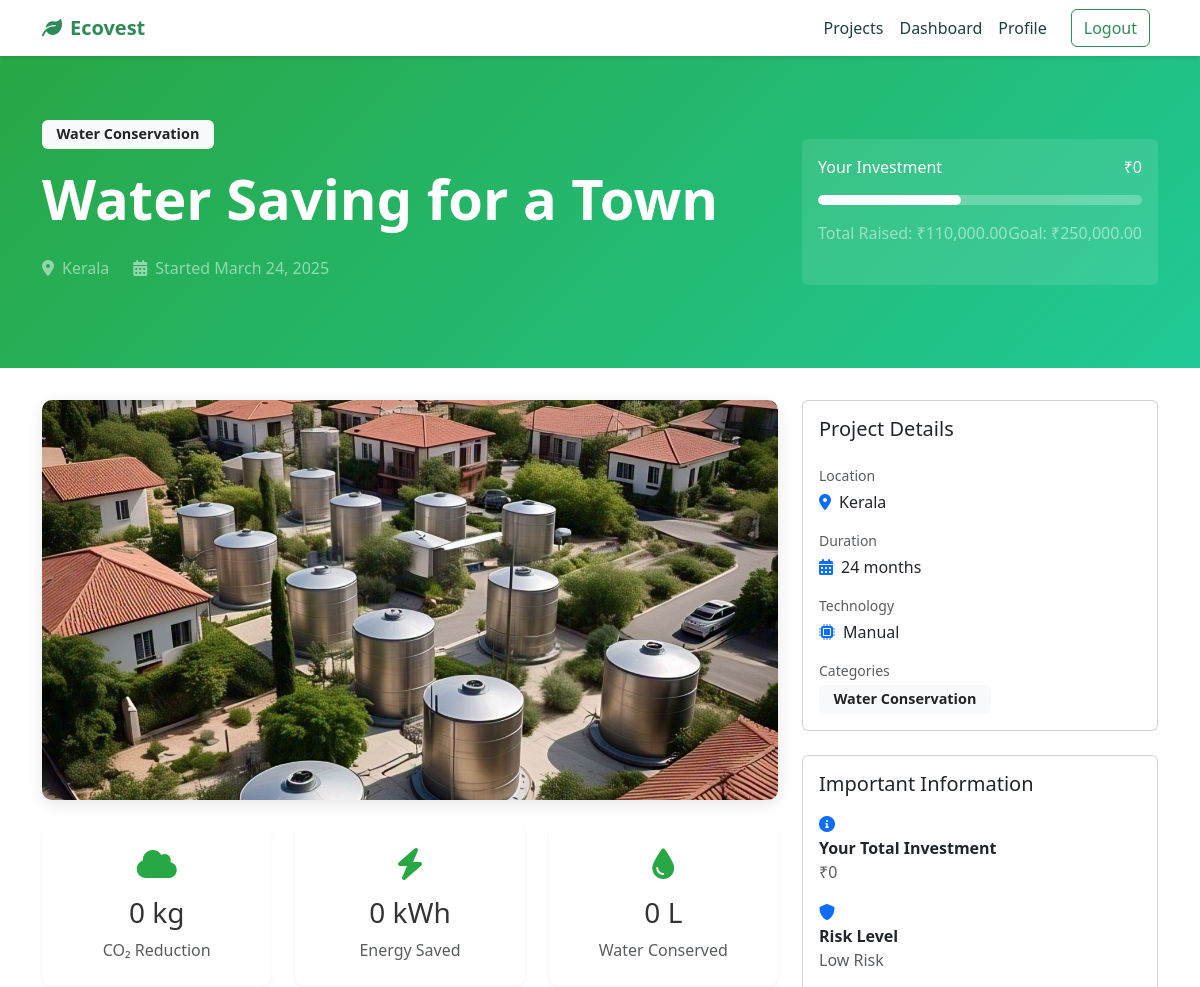
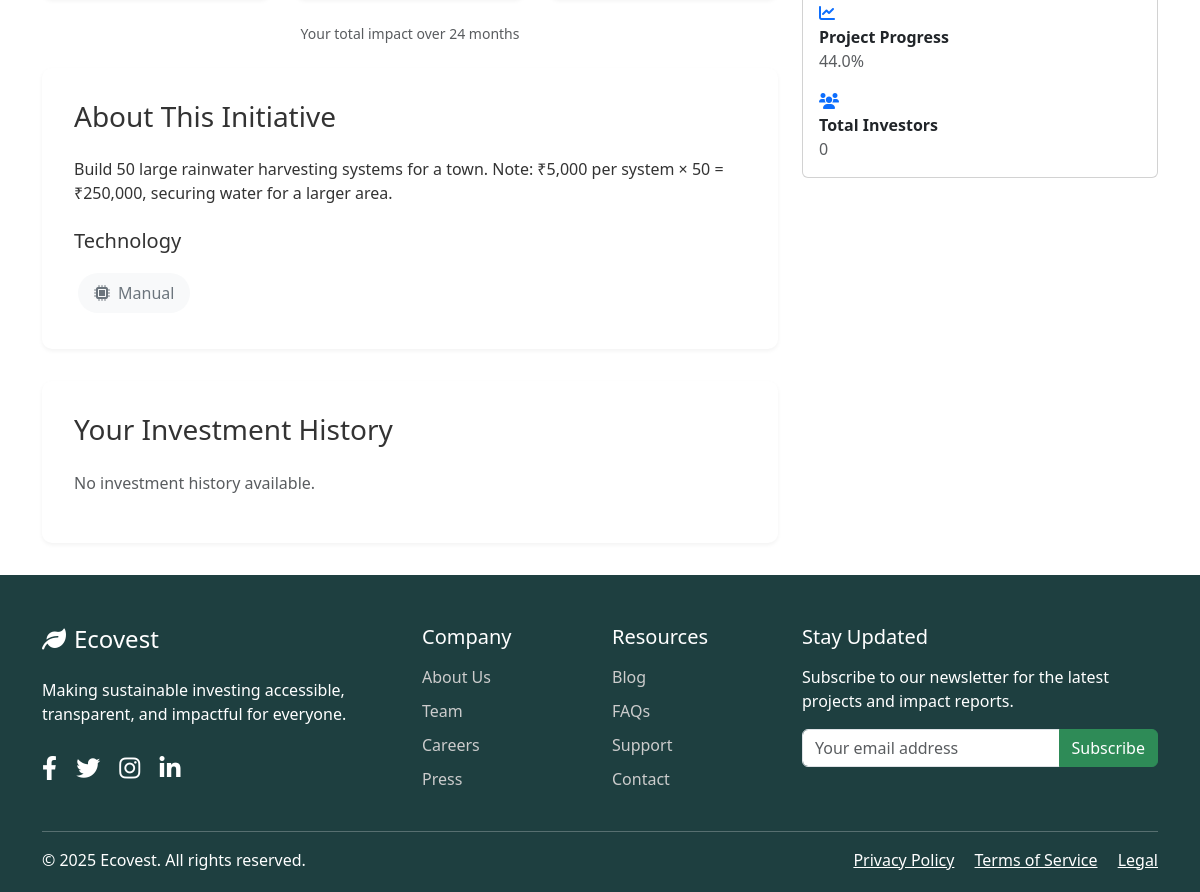
Screenshot of /users/initiative/36/ (signed in) with the database file from the repository (2 pictures, top to bottom).
### initiatives/models.py (models this page shows, shortened)
class Category(models.Model):
    name = models.CharField(max_length=100, unique=True, choices=[
        ('Renewable Energy', 'Renewable Energy'),
        ('Recycling', 'Recycling'),
        ('Emission Control', 'Emission Control'),
        ('Water Conservation', 'Water Conservation'),
        ('Reforestation', 'Reforestation'),
        ('Sustainable Agriculture', 'Sustainable Agriculture'),
        ('Clean Transportation', 'Clean Transportation'),
        ('Waste Management', 'Waste Management'),
        ('Green Technology', 'Green Technology'),
        ('Ocean Conservation', 'Ocean Conservation'),
    ])
    description = models.TextField(blank=True)

class Initiative(models.Model):
    STATUS_CHOICES = [
        ('draft', 'Draft'),
        ('active', 'Active'),
        ('funded', 'Funded'),
        ('completed', 'Completed'),
        ('cancelled', 'Cancelled')
    ]
    LOCATION_CHOICES = [
        ('Andhra Pradesh', 'Andhra Pradesh'),
        ('Arunachal Pradesh', 'Arunachal Pradesh'),
        ('Assam', 'Assam'),
        ('Bihar', 'Bihar'),
        ('Chhattisgarh', 'Chhattisgarh'),
        ('Goa', 'Goa'),
        ('Gujarat', 'Gujarat'),
        ('Haryana', 'Haryana'),
        ('Himachal Pradesh', 'Himachal Pradesh'),
        ('Jharkhand', 'Jharkhand'),
        ('Karnataka', 'Karnataka'),
        ('Kerala', 'Kerala'),
        ('Madhya Pradesh', 'Madhya Pradesh'),
        ('Maharashtra', 'Maharashtra'),
        ('Manipur', 'Manipur'),
        ('Meghalaya', 'Meghalaya'),
        ('Mizoram', 'Mizoram'),
        ('Nagaland', 'Nagaland'),
        ('Odisha', 'Odisha'),
        ('Punjab', 'Punjab'),
        ('Rajasthan', 'Rajasthan'),
        ('Sikkim', 'Sikkim'),
        ('Tamil Nadu', 'Tamil Nadu'),
        ('Telangana', 'Telangana'),
        ('Tripura', 'Tripura'),
        ('Uttar Pradesh', 'Uttar Pradesh'),
        ('Uttarakhand', 'Uttarakhand'),
        ('West Bengal', 'West Bengal')
    ]
    TECHNOLOGY_CHOICES = [
        ('Solar', 'Solar'),
        ('Wind', 'Wind'),
        ('Hydro', 'Hydro'),
        ('Organic', 'Organic'),
        ('Mechanical', 'Mechanical'),
        ('Chemical', 'Chemical'),
        ('Biofuel', 'Biofuel'),
        ('EV', 'EV'),
        ('Manual', 'Manual'),
        ('AI', 'AI')
    ]
    RISK_CHOICES = [
        ('low', 'Low Risk'),
        ('medium', 'Medium Risk'),
        ('high', 'High Risk')
    ]
    title = models.CharField(max_length=200)
    description = models.TextField()
    categories = models.ManyToManyField(Category, related_name='initiatives')
    image = models.ImageField(upload_to='initiatives/', null=True, blank=True)
    status = models.CharField(max_length=20, choices=STATUS_CHOICES, default='draft')
    location = models.CharField(max_length=100, choices=LOCATION_CHOICES, default='Karnataka')
    technology_type = models.CharField(max_length=20, choices=TECHNOLOGY_CHOICES, default='Manual')
    goal_amount = models.DecimalField(max_digits=12, decimal_places=2)
    current_amount = models.DecimalField(max_digits=12, decimal_places=2, default=0)
    created_at = models.DateTimeField(auto_now_add=True)
    updated_at = models.DateTimeField(auto_now=True)
    risk_level = models.CharField(max_length=20, choices=RISK_CHOICES, default='medium')
    duration_months = models.IntegerField(default=12)
    min_investment = models.DecimalField(max_digits=10, decimal_places=2, default=1000)
    max_investment = models.DecimalField(max_digits=12, decimal_places=2, null=True, blank=True)
    roi_estimate = models.DecimalField(max_digits=5, decimal_places=2, default=0)
    carbon_reduction_per_investment = models.FloatField(default=0)
    energy_savings_per_investment = models.FloatField(default=0)
    water_savings_per_investment = models.FloatField(default=0)
    carbon_impact = models.FloatField(default=0)  # CO2 reduction in kg
    energy_impact = models.FloatField(default=0)  # Energy saved in kWh
    water_impact = models.FloatField(default=0)   # Water saved in liters
    project_scale = models.IntegerField(
        choices=[
            (1, 'Small'),
            (2, 'Medium'),
            (3, 'Large'),
            (4, 'Very Large'),
            (5, 'Enterprise')
        ],
        default=3
    )
    def calculate_risk_score(self):
        analyzer = PortfolioAnalyzer()
        return analyzer.calculate_risk_score(self)
    def get_risk_label(self):
        analyzer = PortfolioAnalyzer()
        return analyzer.get_risk_label(self.calculate_risk_score())
    def get_progress_percentage(self):
        if self.goal_amount == 0:
            return 0
        return (self.current_amount / self.goal_amount) * 100
    class Meta:
        ordering = ['-created_at']

### users/views.py (the view)
# urls.py: path('initiative/<int:pk>/', views.user_initiative_detail, name='user_initiative_detail'),
@login_required
def user_initiative_detail(request, pk):
    initiative = get_object_or_404(Initiative, pk=pk)
    user_investments = request.user.investments.filter(initiative=initiative)
    totals = user_investments.aggregate(
        total_invested=Coalesce(Sum('amount'), 0, output_field=DecimalField()),
        carbon=Coalesce(Sum('carbon_impact'), 0, output_field=models.FloatField()),
        energy=Coalesce(Sum('energy_impact'), 0, output_field=models.FloatField()),
        water=Coalesce(Sum('water_impact'), 0, output_field=models.FloatField())
    )
    total_invested = totals['total_invested']
    impact_metrics = {
        'carbon': round(totals['carbon']),
        'energy': round(totals['energy']),
        'water': round(totals['water'])
    }
    investment_history = user_investments.order_by('-created_at')
    context = {
        'initiative': initiative,
        'total_invested': total_invested,
        'impact_metrics': impact_metrics,
        'investment_history': investment_history,
        'total_investors': initiative.investments.values('user').distinct().count(),
    }
    return render(request, 'users/user_initiative_detail.html', context)

### users/templates/users/user_initiative_detail.html (shortened to what this page needs)
{% extends 'core/base.html' %}
{% load static %}
{% load humanize %}
{% block content %}
<section class="hero">
    <div class="container">
        <div class="row align-items-center">
            <div class="col-lg-8">
                <div class="mb-3">
                    {% for category in initiative.categories.all %}
                        <span class="badge bg-light text-dark me-2">{{ category.name }}</span>
                    {% endfor %}
                </div>
                <h1 class="display-4 fw-bold mb-4">{{ initiative.title }}</h1>
                <div class="d-flex align-items-center text-white-50 mb-4">
                    <i class="fas fa-map-marker-alt me-2"></i>
                    <span class="me-4">{{ initiative.location }}</span>
                    <i class="fas fa-calendar-alt me-2"></i>
                    <span>Started {{ initiative.created_at|date:"F d, Y" }}</span>
                </div>
            </div>
            <div class="col-lg-4">
                <div class="card bg-white bg-opacity-10 border-0">
                    <div class="card-body">
                        <div class="d-flex justify-content-between align-items-center mb-3">
                            <span class="text-white">Your Investment</span>
                            <span class="text-white">₹{{ total_invested|intcomma }}</span>
                        </div>
                        <div class="progress bg-white bg-opacity-25 mb-3">
                            <div class="progress-bar bg-white" role="progressbar"
                                 style="width: {{ initiative.get_progress_percentage }}%"></div>
                        </div>
                        <div class="d-flex justify-content-between text-white-50 mb-4">
                            <span>Total Raised: ₹{{ initiative.current_amount|intcomma }}</span>
                            <span>Goal: ₹{{ initiative.goal_amount|intcomma }}</span>
                        </div>
                    </div>
                </div>
            </div>
        </div>
    </div>
</section>
<div class="container">
    <div class="row">
        <div class="col-lg-8">
            {% if initiative.image %}
                <img src="{{ initiative.image.url }}" class="initiative-image mb-4" alt="{{ initiative.title }}">
            {% else %}
                <img src="https://source.unsplash.com/random/800x400/?{{ initiative.categories.first.name|lower }}"
                     class="initiative-image mb-4" alt="{{ initiative.title }}">
            {% endif %}
            <div class="row g-4 mb-4">
                <div class="col-md-4">
                    <div class="impact-card text-center">
                        <i class="fas fa-cloud impact-icon"></i>
                        <h3 class="mb-2">{{ impact_metrics.carbon|floatformat:0|intcomma }} kg</h3>
                        <p class="text-muted mb-0">CO₂ Reduction</p>
                    </div>
                </div>
                <div class="col-md-4">
                    <div class="impact-card text-center">
                        <i class="fas fa-bolt impact-icon"></i>
                        <h3 class="mb-2">{{ impact_metrics.energy|floatformat:0|intcomma }} kWh</h3>
                        <p class="text-muted mb-0">Energy Saved</p>
                    </div>
                </div>
                <div class="col-md-4">
                    <div class="impact-card text-center">
                        <i class="fas fa-tint impact-icon"></i>
                        <h3 class="mb-2">{{ impact_metrics.water|floatformat:0|intcomma }} L</h3>
                        <p class="text-muted mb-0">Water Conserved</p>
                    </div>
                </div>
            </div>
            <div class="text-muted small text-center mb-4">
                Your total impact over {{ initiative.duration_months }} months
            </div>
            <div class="detail-section">
                <h3 class="mb-4">About This Initiative</h3>
                {{ initiative.description|linebreaks }}
                <div class="mt-4">
                    <h5 class="mb-3">Technology</h5>
                    <div class="tech-badge">
                        <i class="fas fa-microchip"></i>
                        {{ initiative.technology_type }}
                    </div>
                </div>
            </div>
            <div class="detail-section">
                <h3 class="mb-4">Your Investment History</h3>
                <div class="investment-history">
                    {% for investment in investment_history %}
                    <div class="investment-item">
                        <div class="d-flex justify-content-between align-items-center">
                            <div>
                                <h5 class="mb-1">₹{{ investment.amount|intcomma }}</h5>
                                <small class="text-muted">{{ investment.created_at|date:"F d, Y" }}</small>
                            </div>
                            <div class="text-end">
                                <div class="text-success">+{{ investment.amount|intcomma }}</div>
                                <small class="text-muted">Investment</small>
                            </div>
                        </div>
                    </div>
                    {% empty %}
                    <p class="text-muted">No investment history available.</p>
                    {% endfor %}
                </div>
            </div>
        </div>
        <div class="col-lg-4">
            <div class="card mb-4">
                <div class="card-body">
                    <h5 class="card-title mb-4">Project Details</h5>
                    <div class="mb-3">
                        <small class="text-muted d-block mb-1">Location</small>
                        <div class="d-flex align-items-center">
                            <i class="fas fa-map-marker-alt text-primary me-2"></i>
                            {{ initiative.location }}
                        </div>
                    </div>
                    <div class="mb-3">
                        <small class="text-muted d-block mb-1">Duration</small>
                        <div class="d-flex align-items-center">
                            <i class="fas fa-calendar-alt text-primary me-2"></i>
                            {{ initiative.duration_months }} months
                        </div>
                    </div>
                    <div class="mb-3">
                        <small class="text-muted d-block mb-1">Technology</small>
                        <div class="d-flex align-items-center">
                            <i class="fas fa-microchip text-primary me-2"></i>
                            {{ initiative.technology_type }}
                        </div>
                    </div>
                    <div>
                        <small class="text-muted d-block mb-1">Categories</small>
                        {% for category in initiative.categories.all %}
                            <span class="badge bg-light text-dark me-2">{{ category.name }}</span>
                        {% endfor %}
                    </div>
                </div>
            </div>
            <div class="card mb-4">
                <div class="card-body">
                    <h5 class="card-title mb-3">Important Information</h5>
                    <ul class="list-unstyled mb-0">
                        <li class="mb-3">
                            <i class="fas fa-info-circle text-primary me-2"></i>
                            <div>
                                <strong>Your Total Investment</strong>
                                <div class="text-muted">₹{{ total_invested|intcomma }}</div>
                            </div>
                        </li>
                        <li class="mb-3">
                            <i class="fas fa-shield-alt text-primary me-2"></i>
                            <div>
                                <strong>Risk Level</strong>
                                <div class="text-muted">{{ initiative.get_risk_label }}</div>
                            </div>
                        </li>
                        <li class="mb-3">
                            <i class="fas fa-chart-line text-primary me-2"></i>
                            <div>
                                <strong>Project Progress</strong>
                                <div class="text-muted">{{ initiative.get_progress_percentage|floatformat:1 }}%</div>
                            </div>
                        </li>
                        <li>
                            <i class="fas fa-users text-primary me-2"></i>
                            <div>
                                <strong>Total Investors</strong>
                                <div class="text-muted">{{ total_investors|intcomma }}</div>
                            </div>
                        </li>
                    </ul>
                </div>
            </div>
        </div>
    </div>
</div>
{% endblock %}

### rows the page displays
Category: name "Water Conservation"
Initiative: title "Water Saving for a Town", location "Kerala", created_at "March 24, 2025", current_amount "110,000.00", goal_amount "250,000.00", image (picture), duration_months "24", description "Build 50 large rainwater harvesting systems for a town. Note: ₹5,000 per system × 50 = ₹250,000, securing water for a larger area.", technology_type "Manual", get_risk_label "Low Risk", get_progress_percentage "44.0"

### other values shown
{{ total_invested|intcomma }} "0"
{{ impact_metrics.carbon|floatformat:0|intcomma }} "0"
{{ impact_metrics.energy|floatformat:0|intcomma }} "0"
{{ impact_metrics.water|floatformat:0|intcomma }} "0"
{{ total_investors|intcomma }} "0"
